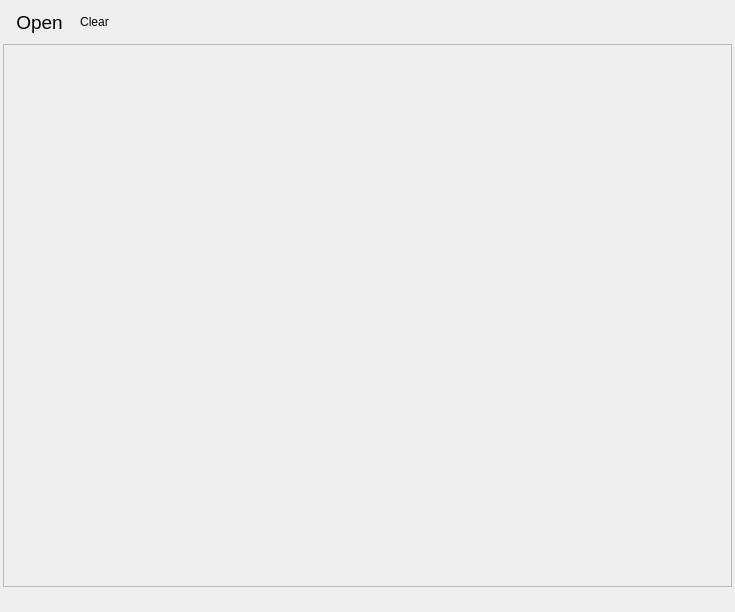
<?xml version="1.0" encoding="UTF-8"?>
<ui version="4.0">
 <class>widget</class>
 <widget class="QWidget" name="widget">
  <property name="geometry">
   <rect>
    <x>0</x>
    <y>0</y>
    <width>735</width>
    <height>612</height>
   </rect>
  </property>
  <layout class="QVBoxLayout" name="verticalLayout">
   <property name="spacing">
    <number>3</number>
   </property>
   <property name="leftMargin">
    <number>3</number>
   </property>
   <property name="topMargin">
    <number>3</number>
   </property>
   <property name="rightMargin">
    <number>3</number>
   </property>
   <property name="bottomMargin">
    <number>3</number>
   </property>
   <item>
    <widget class="QToolBar" name="toolBar">
     <property name="enabled">
      <bool>true</bool>
     </property>
     <property name="movable">
      <bool>false</bool>
     </property>
     <property name="iconSize">
      <size>
       <width>32</width>
       <height>32</height>
      </size>
     </property>
     <property name="toolButtonStyle">
      <enum>Qt::ToolButtonIconOnly</enum>
     </property>
     <property name="floatable">
      <bool>false</bool>
     </property>
     <addaction name="actionOpen"/>
     <addaction name="actionClear"/>
    </widget>
   </item>
   <item>
    <widget class="QPlainTextEdit" name="textEdit">
     <property name="enabled">
      <bool>false</bool>
     </property>
     <property name="font">
      <font>
       <family>Consolas</family>
       <pointsize>14</pointsize>
      </font>
     </property>
     <property name="lineWrapMode">
      <enum>QPlainTextEdit::NoWrap</enum>
     </property>
    </widget>
   </item>
   <item>
    <widget class="QStatusBar" name="statusBar">
     <property name="sizeGripEnabled">
      <bool>false</bool>
     </property>
    </widget>
   </item>
  </layout>
  <action name="actionOpen">
   <property name="icon">
    <iconset resource="resources.qrc">
     <normaloff>:/icons/icons8-folder-100.png</normaloff>:/icons/icons8-folder-100.png</iconset>
   </property>
   <property name="text">
    <string>Open</string>
   </property>
   <property name="toolTip">
    <string>Open File</string>
   </property>
   <property name="font">
    <font>
     <pointsize>14</pointsize>
    </font>
   </property>
  </action>
  <action name="actionClear">
   <property name="icon">
    <iconset resource="resources.qrc">
     <normaloff>:/icons/icons8-delete-100.png</normaloff>:/icons/icons8-delete-100.png</iconset>
   </property>
   <property name="text">
    <string>Clear</string>
   </property>
   <property name="toolTip">
    <string>Clear panel</string>
   </property>
  </action>
 </widget>
 <resources>
  <include location="resources.qrc"/>
 </resources>
 <connections/>
</ui>
